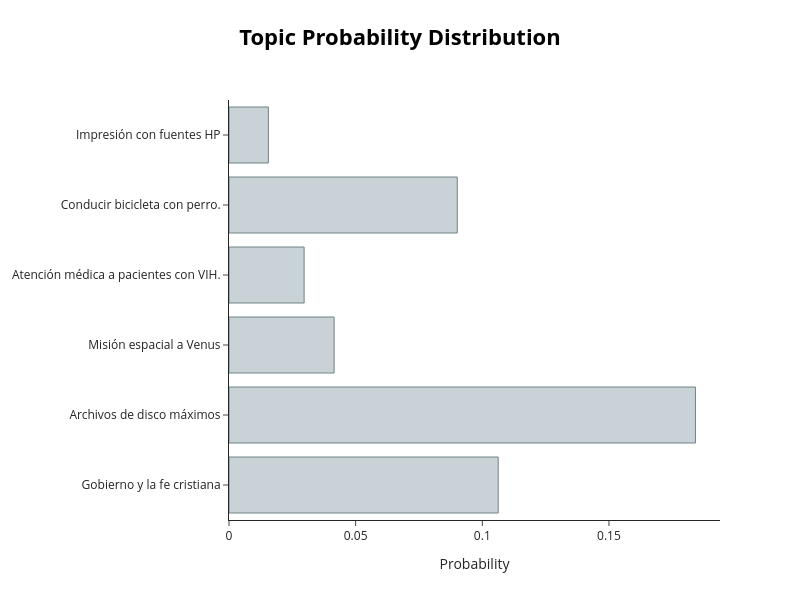

Notebook cell for this chart:
### Code cell
# 5. Distribución de tópicos en un documento específico
doc_idx = 42
print(f'Documento de ejemplo:\n{sample_docs[doc_idx][:300]}\n')
fig_dist = topic_model.visualize_distribution(probs[doc_idx],custom_labels=True)
fig_dist.show()

### Figure 1 — Plotly figure (JSON) as saved in the notebook; plotly's stock layout.template omitted (floating-point values rounded to 4 significant figures)
{"data": [{"marker": {"color": "#C8D2D7", "line": {"color": "#6E8484", "width": 1}}, "orientation": "h", "type": "bar", "x": [0.1063, 0.1842, 0.0415, 0.02965, 0.09011, 0.01555], "y": ["Gobierno y la fe cristiana", "Archivos de disco máximos", "Misión espacial a Venus", "Atención médica a pacientes con VIH.", "Conducir bicicleta con perro.", "Impresión con fuentes HP"]}], "layout": {"height": 600, "hoverlabel": {"bgcolor": "white", "font": {"family": "Rockwell", "size": 16}}, "title": {"font": {"color": "Black", "size": 22}, "text": "<b>Topic Probability Distribution</b>", "x": 0.5, "xanchor": "center", "y": 0.95, "yanchor": "top"}, "width": 800, "xaxis": {"title": {"text": "Probability"}}}}
